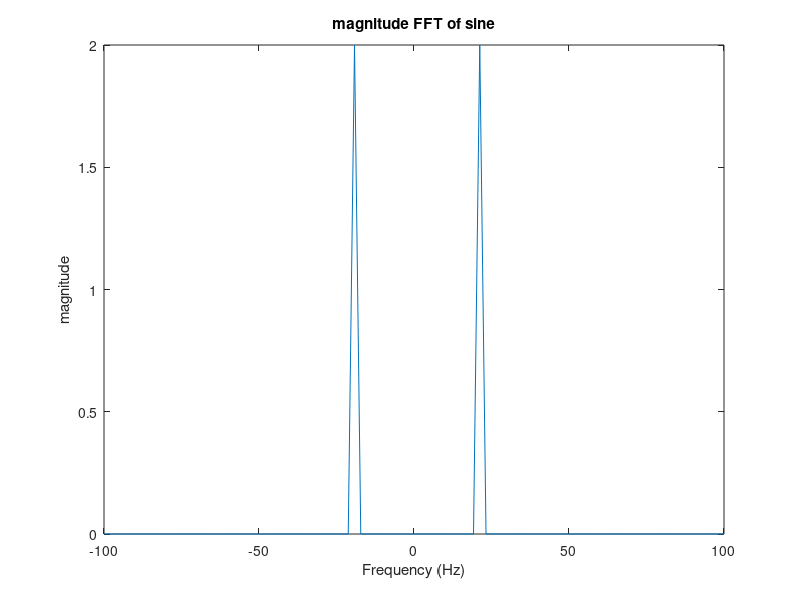

The MATLAB source for this figure:
close all;
%Define number of samples to take
fs = 100;
f = 10; %Hz
%Define signal
t = 0:1/fs:1-1/fs;
signal = 2*sin(2*pi*f*t);
%Plot to illustrate that it is a sine wave
%plot(t, signal);
%title('Time-Domain signal');
%Take fourier transform
fftSignal = fft(signal);
%apply fftshift to put it in the form we are used to (see documentation)
fftSignal = abs(fftshift(fftSignal));
%Next, calculate the frequency axis, which is defined by the sampling rate
f = fs/2*linspace(-1,1,fs);
f = -fs/2:fs/(length(signal)-1):fs/2
f = -fs:fs/(length(signal)-1)*2:fs
df =fs/length(signal);
%freqvec = -fs/2+df:df:fs/2

%Since the signal is complex, we need to plot the magnitude to get it to
%look right, so we use abs (absolute value)
figure;
plot(f, abs(fftSignal) / (length(signal)/2));
title('magnitude FFT of sine');
xlabel('Frequency (Hz)');
ylabel('magnitude');